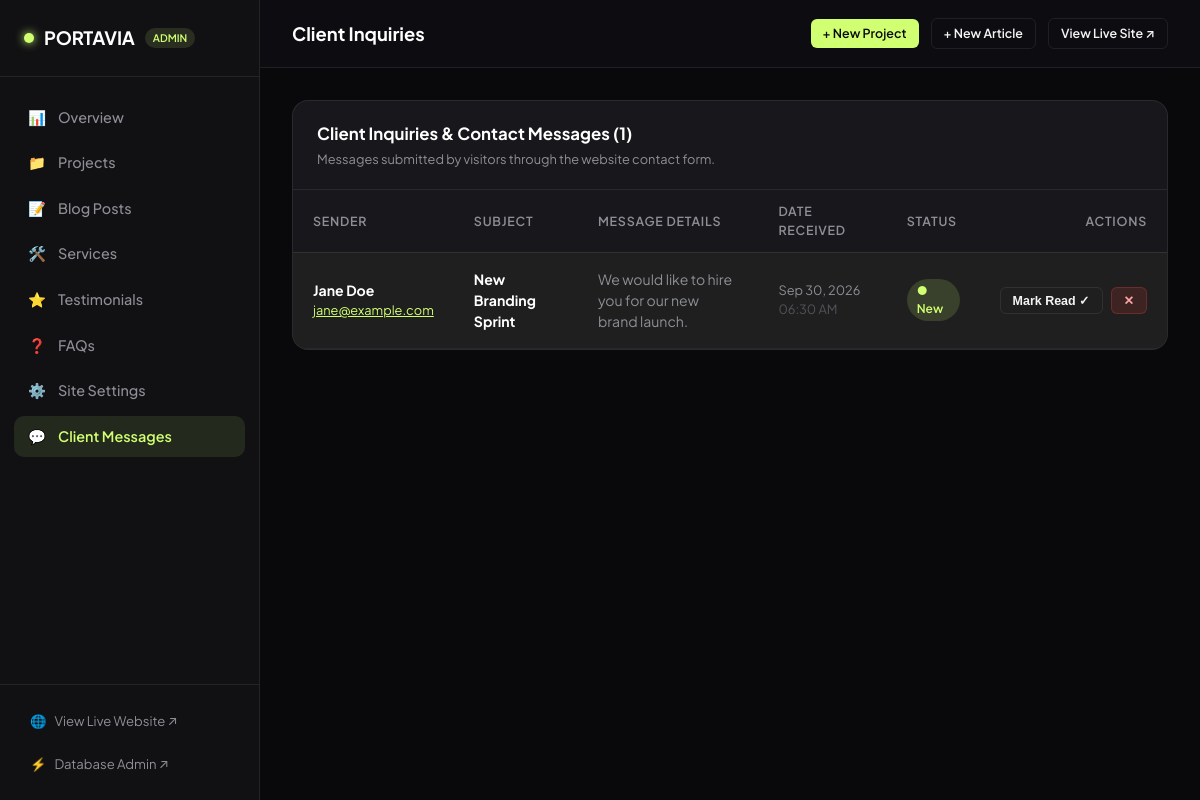
/dashboard/messages/, run on the app's committed database.
### portfolio/models.py (models this page shows, shortened)
class ContactMessage(models.Model):
    name = models.CharField(max_length=150)
    email = models.EmailField()
    subject = models.CharField(max_length=200, blank=True)
    message = models.TextField()
    created_at = models.DateTimeField(auto_now_add=True)
    is_read = models.BooleanField(default=False)
    class Meta:
        ordering = ["-created_at"]

### portfolio/dashboard_views.py (the view)
# urls.py: path("dashboard/messages/", dashboard_views.dashboard_messages, name="dashboard_messages"),
def dashboard_messages(request):
    contact_messages = ContactMessage.objects.all()
    context = {
        "page_title": "Client Inquiries",
        "active_tab": "messages",
        "contact_messages": contact_messages,
    }
    return render(request, "dashboard/messages.html", context)

### portfolio/context_processors.py (called while the page is built)
def site_settings_context(request):
    try:
        settings = SiteSettings.get_solo()
    except Exception:
        settings = None
    return {
        'site_settings': settings
    }

### portfolio/models.py (called while the page is built)
    @classmethod
    def get_solo(cls):
        obj, created = cls.objects.get_or_create(id=1)
        return obj

### templates/dashboard/messages.html (shortened to what this page needs)
{% extends "dashboard/base.html" %}
{% block content %}
<div class="db-card">
    <div class="db-card-header">
        <div>
            <div class="db-card-title">Client Inquiries & Contact Messages ({{ contact_messages.count }})</div>
            <div style="font-size: 0.8rem; color: var(--db-text-muted); margin-top: 4px;">
                Messages submitted by visitors through the website contact form.
            </div>
        </div>
    </div>
    <table class="db-table">
        <thead>
            <tr>
                <th>Sender</th>
                <th>Subject</th>
                <th>Message Details</th>
                <th>Date Received</th>
                <th>Status</th>
                <th style="text-align: right;">Actions</th>
            </tr>
        </thead>
        <tbody>
            {% for m in contact_messages %}
                <tr style="{% if not m.is_read %}background: rgba(208, 255, 113, 0.03);{% endif %}">
                    <td>
                        <strong style="color: #fff;">{{ m.name }}</strong>
                        <div style="font-size: 0.8rem; color: var(--db-accent);">
                            <a href="mailto:{{ m.email }}" style="color: inherit;">{{ m.email }}</a>
                        </div>
                    </td>
                    <td>
                        <strong style="color: #fff;">{{ m.subject|default:"General Inquiry" }}</strong>
                    </td>
                    <td style="max-width: 380px;">
                        <p style="color: var(--db-text-muted); font-size: 0.88rem; line-height: 1.5;">
                            {{ m.message }}
                        </p>
                    </td>
                    <td style="font-size: 0.8rem; color: var(--db-text-muted); white-space: nowrap;">
                        {{ m.created_at|date:"M d, Y" }}<br>
                        <span style="color: var(--db-text-dim);">{{ m.created_at|date:"h:i A" }}</span>
                    </td>
                    <td>
                        {% if m.is_read %}
                            <span class="badge badge-gray">Read</span>
                        {% else %}
                            <span class="badge badge-lime">● New</span>
                        {% endif %}
                    </td>
                    <td style="text-align: right; white-space: nowrap;">
                        <div style="display: inline-flex; gap: 8px;">
                            <form action="{% url 'portfolio:dashboard_message_toggle_read' m.pk %}" method="POST" style="display: inline;">
                                <button type="submit" class="btn btn-outline btn-sm" title="Toggle read/unread">
                                    {% if m.is_read %}Mark Unread{% else %}Mark Read ✓{% endif %}
                                </button>
                            </form>
                            <form action="{% url 'portfolio:dashboard_message_delete' m.pk %}" method="POST" style="display: inline;" onsubmit="return confirm('Delete this message?');">
                                <button type="submit" class="btn btn-danger btn-sm">✕</button>
                            </form>
                        </div>
                    </td>
                </tr>
            {% empty %}
                <tr>
                    <td colspan="6" style="text-align: center; padding: 48px; color: var(--db-text-muted);">
                        No contact inquiries yet. New messages submitted on your portfolio will appear here immediately.
                    </td>
                </tr>
            {% endfor %}
        </tbody>
    </table>
</div>
{% endblock %}

### static/css/dashboard.css (style rules this page uses)
:root { --db-bg: #09090b; --db-sidebar: #111114; --db-card: #18181c; --db-card-hover: #1f1f24; --db-border: rgba(255, 255, 255, 0.08); --db-border-focus: rgba(208, 255, 113, 0.4); --db-text: #f4f4f5; --db-text-muted: #8e8e96; --db-text-dim: #52525b; --db-accent: #d0ff71; --db-accent-hover: #e2ff9e; --db-accent-glow: rgba(208, 255, 113, 0.2); --db-primary: #6366f1; --db-danger: #ef4444; --db-success: #10b981; --db-warning: #f59e0b; --radius-sm: 6px; --radius-md: 10px; --radius-lg: 16px; --radius-pill: 9999px; --font-sans: 'Plus Jakarta Sans', -apple-system, BlinkMacSystemFont, sans-serif; --font-mono: 'JetBrains Mono', monospace; }
* { box-sizing: border-box; margin: 0; padding: 0; }
body { font-family: var(--font-sans); background-color: var(--db-bg); color: var(--db-text); line-height: 1.5; display: flex; min-height: 100vh; overflow-x: hidden; }
.btn { display: inline-flex; align-items: center; gap: 8px; padding: 8px 18px; font-size: 0.85rem; font-weight: 600; border-radius: var(--radius-md); cursor: pointer; text-decoration: none; border: none; transition: all 0.2s ease; }
.btn-outline { background: transparent; color: var(--db-text); border: 1px solid var(--db-border); }
.btn-danger { background: rgba(239, 68, 68, 0.15); color: #fca5a5; border: 1px solid rgba(239, 68, 68, 0.25); }
.btn-sm { padding: 5px 12px; font-size: 0.78rem; border-radius: var(--radius-sm); }
.db-card { background: var(--db-card); border: 1px solid var(--db-border); border-radius: var(--radius-lg); overflow: hidden; margin-bottom: 24px; }
.db-card-header { padding: 20px 24px; border-bottom: 1px solid var(--db-border); display: flex; align-items: center; justify-content: space-between; }
.db-card-title { font-size: 1.05rem; font-weight: 700; color: #fff; }
.db-table { width: 100%; border-collapse: collapse; text-align: left; }
.db-table th { padding: 12px 20px; font-size: 0.78rem; text-transform: uppercase; letter-spacing: 0.06em; color: var(--db-text-muted); border-bottom: 1px solid var(--db-border); font-weight: 600; }
.db-table td { padding: 16px 20px; border-bottom: 1px solid rgba(255, 255, 255, 0.04); font-size: 0.88rem; color: var(--db-text); vertical-align: middle; }
.badge { display: inline-flex; align-items: center; gap: 4px; font-size: 0.75rem; font-weight: 600; padding: 3px 10px; border-radius: var(--radius-pill); }
.badge-lime { background: rgba(208, 255, 113, 0.15); color: var(--db-accent); }

### data on the page
ContactMessage: name "Jane Doe", email "jane@example.com", subject "New Branding Sprint", message "We would like to hire you for our new brand launch.", created_at "Sep 30, 2026", created_at "06:30 AM", is_read "● New"

### other printed values
{{ page_title }} "Client Inquiries"
{{ contact_messages.count }} "1"
